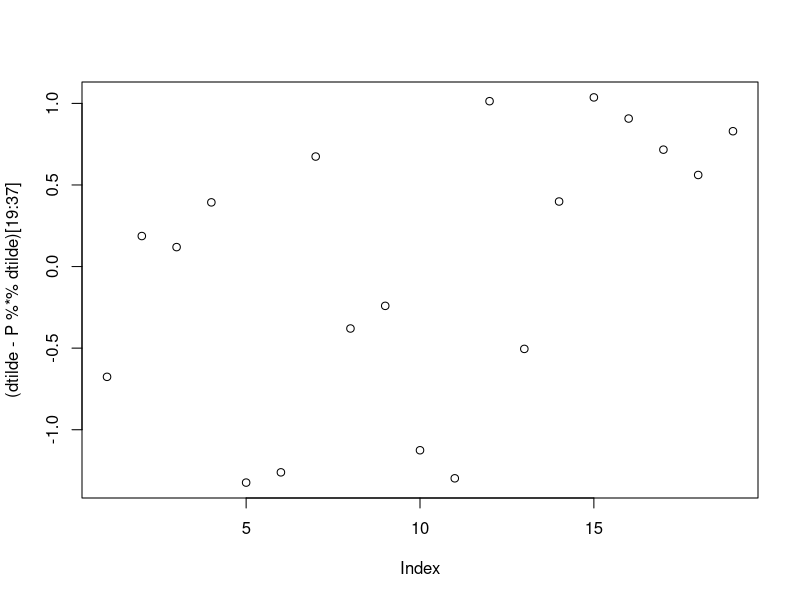
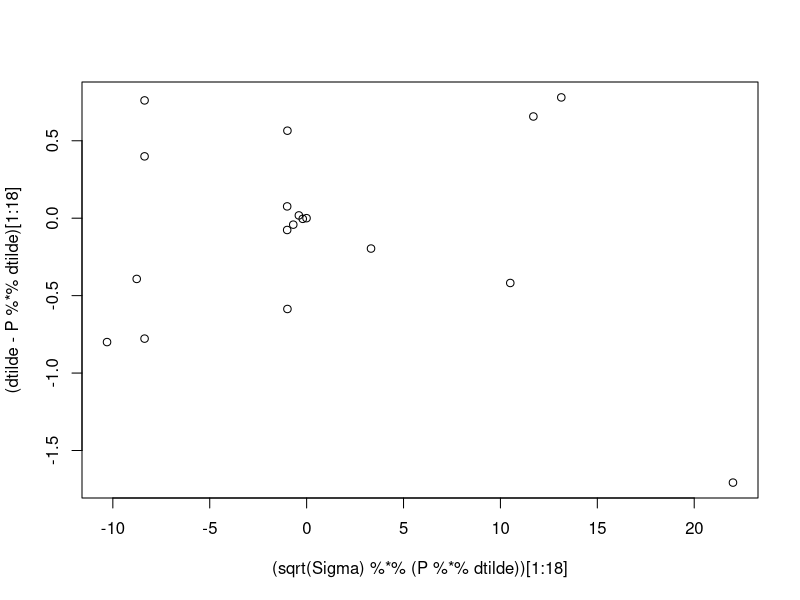

These charts were generated, in order, by the following R code:
library("pracma")
#Sigma=read.table("Sigmany400.txt")
#Sigma=as.matrix(Sigma)
#Sigma=Sigma/400^2
#Sigma[11,11]=Sigma[11,11]*400^2
C=read.table("Cny.txt")
C=as.matrix(C)
D=read.table("D.txt")
D=as.matrix(D)
effekt=read.table("effekt.txt")
effekt=as.matrix(effekt)
d=c(effekt/400,400)
Sigma=diag((d*0.01)^2)
invsqrtSigma=solve(sqrt(Sigma))
dtilde=invsqrtSigma%*%d
Dtilde=invsqrtSigma%*%D
DTD=t(Dtilde)%*%Dtilde
Nulm=matrix(rep(0,676),26,26)
A=matrix(c(rbind(DTD,C),rbind(t(C),Nulm)),63,63)
Ainv=solve(A)
Beta=Ainv%*%c(t(Dtilde)%*%dtilde,rep(0,26))
Beta[1:37]#Her er det første estimat for strømstyrker og spændinger i hele netværket:
for(i in 1:500)
{
  d=c(effekt/c(Beta[21:22],Beta[25],Beta[27],Beta[29],Beta[31],Beta[33],Beta[35:37]),400)
  Sigma=diag((d*0.01)^2)
  invsqrtSigma=solve(sqrt(Sigma))
  dtilde=invsqrtSigma%*%d
  Dtilde=invsqrtSigma%*%D
  DTD=t(Dtilde)%*%Dtilde
  A=matrix(c(rbind(DTD,C),rbind(t(C),Nulm)),63,63)
  Ainv=solve(A)
  Beta=Ainv%*%c(t(Dtilde)%*%dtilde,rep(0,26))
}
Beta[1:37]#Her har vi divideret med de estimerede spændinger for at finde strømstyrken. (Istedet for bare at dividere dem alle med 400.) Vi itererer til konvergens.
konf=matrix(rep(0,74),37,2)
for(i in 1:37)
{
  konf[i,1]=Beta[i]-1.959963984540*sqrt(Ainv[i,i])
  konf[i,2]=Beta[i]+1.959963984540*sqrt(Ainv[i,i])
}
konf#Konfidensintervaller for parametrene:
z=c()
T=360
for(i in 19:37)
{
  z=c(z,(Beta[i]-T)/sqrt(Ainv[i,i])) #Wald's test
}
z
pnorm(z)# p-værdier udregnes. De giver alle tal større end 0.05, så vi kan for hver knude sige med 95% sikkerhed, at den knude ikke har en spænding under 360V.
simdata=rnorm(37,mean=Beta[1:37],sd=abs(Beta[1:37])*0.01)
Sigma=diag((Beta[1:37]*0.01)^2)#diag(37)
D=diag(rep(1,37))
invsqrtSigma=solve(sqrt(Sigma))
dtilde=invsqrtSigma%*%simdata
Dtilde=invsqrtSigma%*%D
DTD=t(Dtilde)%*%Dtilde
Nulm=matrix(rep(0,676),26,26)
A=matrix(c(rbind(DTD,C),rbind(t(C),Nulm)),63,63)
Ainv=solve(A)
Beta=Ainv%*%c(t(Dtilde)%*%dtilde,rep(0,26))
Beta[1:37]
P=Dtilde%*%Ainv[1:37,1:37]%*%t(Dtilde)
plot((dtilde-P%*%dtilde)[19:37])#Residualplot i forhold til indeks
plot((sqrt(Sigma)%*%(P%*%dtilde))[1:18],(dtilde-P%*%dtilde)[1:18])#residualplot ift fittede værdier
P%*%dtilde
P%*%simdata
P
(dtilde-P%*%dtilde)#residualer på den ene måde
dtilde-Dtilde%*%Beta[1:37]#residualer på den anden måde
Beta[1:18]
(sqrt(Sigma)%*%(P%*%dtilde))[1:18]
lev=c()
for(i in 1:37)
{
  lev=c(lev,P[i,i])
}
d=simdata
for(i in 1:37)
{
  if(min(lev)<0.9999999999)
  {
    remove=match(min(lev),lev)
    Sigma=Sigma[-remove,-remove]
    D=D[-remove,]
    d=d[-remove]
    invsqrtSigma=solve(sqrt(Sigma))
    Dtilde=invsqrtSigma%*%D
    DTD=t(Dtilde)%*%Dtilde
    A=matrix(c(rbind(DTD,C),rbind(t(C),Nulm)),63,63)
    Ainv=solve(A)
    P=Dtilde%*%Ainv[1:37,1:37]%*%t(Dtilde)
    lev=c()
    for(j in 1:length(d))
    {
      lev=c(lev,P[j,j])
    }
    print(lev)
  }
}
D
# c(Beta[2:3],Beta[6],Beta[8],Beta[10],Beta[12],Beta[14],Beta[16:19])
# d=rnorm(11,mean=c(Beta[2:3],Beta[6],Beta[8],Beta[10],Beta[12],Beta[14],Beta[16:19]),sd=sqrt((c(Beta[2:3],Beta[6],Beta[8],Beta[10],Beta[12],Beta[14],Beta[16:19])*0.01)^2))
# Sigma=diag((d*0.01)^2)
# invsqrtSigma=solve(sqrt(Sigma))
# dtilde=invsqrtSigma%*%d
# Dtilde=invsqrtSigma%*%D
# DTD=t(Dtilde)%*%Dtilde
# Nulm=matrix(rep(0,676),26,26)
# A=matrix(c(rbind(DTD,C),rbind(t(C),Nulm)),63,63)
# Ainv=solve(A)
# Beta=Ainv%*%c(t(Dtilde)%*%dtilde,rep(0,26))
# dtilde-Dtilde%*%Beta[1:37]
# dtilde-Dtilde%*%Ainv[1:37,1:37]%*%t(Dtilde)%*%dtilde
# plot(1:11,dtilde-Dtilde%*%Ainv[1:37,1:37]%*%t(Dtilde)%*%dtilde)
# simdata=rnorm(37,mean=Beta[1:37],sd=sqrt(Beta[1:37]^2)*0.01)
# Sigma=diag((simdata*0.01)^2)
# D=diag(rep(1,37))
# invsqrtSigma=solve(sqrt(Sigma))
# dtilde=invsqrtSigma%*%simdata
# Dtilde=invsqrtSigma%*%D
# DTD=t(Dtilde)%*%Dtilde
# Nulm=matrix(rep(0,676),26,26)
# A=matrix(c(rbind(DTD,C),rbind(t(C),Nulm)),63,63)
# Ainv=solve(A)
# Beta=Ainv%*%c(t(Dtilde)%*%dtilde,rep(0,26))
# Beta[1:37]
# P=Dtilde%*%Ainv[1:37,1:37]%*%t(Dtilde)
# plot((dtilde-P%*%dtilde)[19:37])#Residualplot i forhold til indeks
# plot((sqrt(Sigma)%*%(P%*%dtilde))[1:18],(dtilde-P%*%dtilde)[1:18])#residualplot ift fittede værdier
# P%*%dtilde
# P%*%simdata
# P
# (dtilde-P%*%dtilde)#residualer på den ene måde
# dtilde-Dtilde%*%Beta[1:37]#residualer på den anden måde
# Beta[1:18]
# (sqrt(Sigma)%*%(P%*%dtilde))[1:18]
# lev=c()
# for(i in 1:37)
# {
#   lev=c(lev,P[i,i])
# }
# remove=match(min(lev),lev)